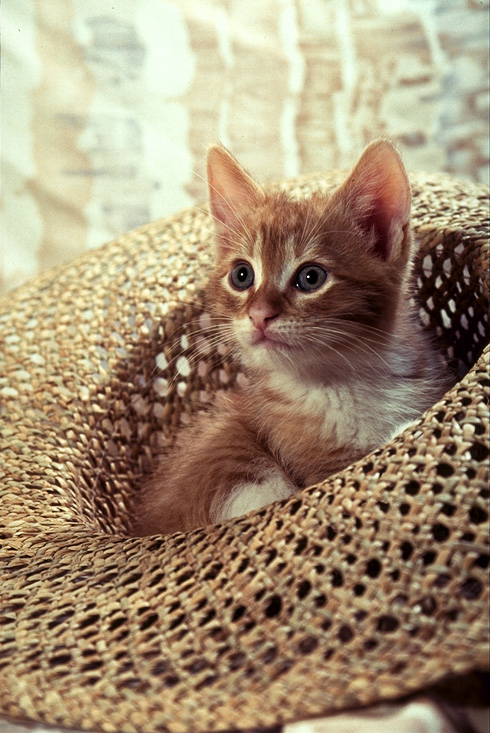
#> input picture cat.png, 490 x 733 px
$ jupyter execute flipping_images_in_opencv.ipynb
#> lines starting #> are read from the running program, lines starting #| are printed output that depends on the picture
[cell 1]
import matplotlib.pyplot as plt
import cv2
import numpy as np

[cell 2]
image = cv2.imread("cat.png")
#> image is the input picture: shape (733, 490, 3); mean B, G, R 116.7, 143.2, 162.7
plt.figure(figsize=(10,10))
plt.imshow(cv2.cvtColor(image, cv2.COLOR_BGR2RGB))
plt.show()

[cell 3]
width, height,C=image.shape
#> width = 733; height = 490; C = 3
print('width, height,C',width, height,C)
#| width, height,C 733 490 3

[cell 4]
array_flip = np.zeros((width, height,C),dtype=np.uint8)

[cell 5]
for i,row in enumerate(image):
        array_flip[width-1-i,:,:]=row
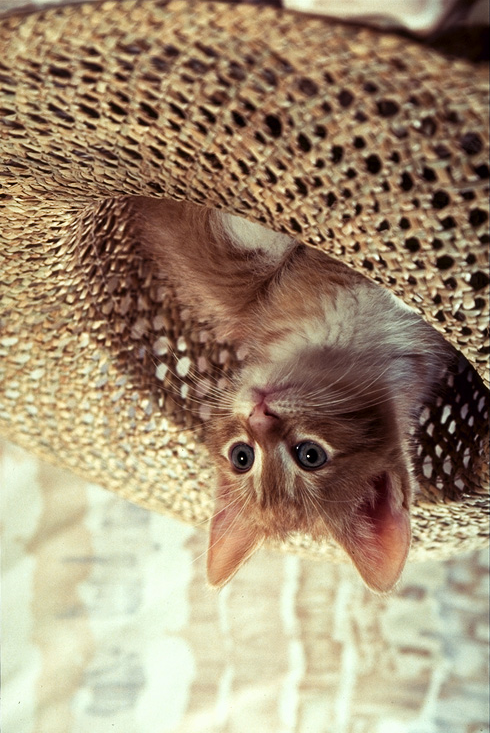
#> array_flip: shape (733, 490, 3); mean of channels 0, 1, 2 116.7, 143.2, 162.7; drawn as B, G, R

[cell 6]
plt.figure(figsize=(5,5))
plt.imshow(cv2.cvtColor(array_flip, cv2.COLOR_BGR2RGB))
plt.show()

[cell 7]
for flipcode in [0,1,-1]:
    im_flip =  cv2.flip(image,flipcode )
    plt.imshow(cv2.cvtColor(im_flip,cv2.COLOR_BGR2RGB))
    plt.title("flipcode: "+str(flipcode))
    plt.show()
#> this loop made 3 passes
#> pass 2, `im_flip =  cv2.flip(image,flipcode )`:
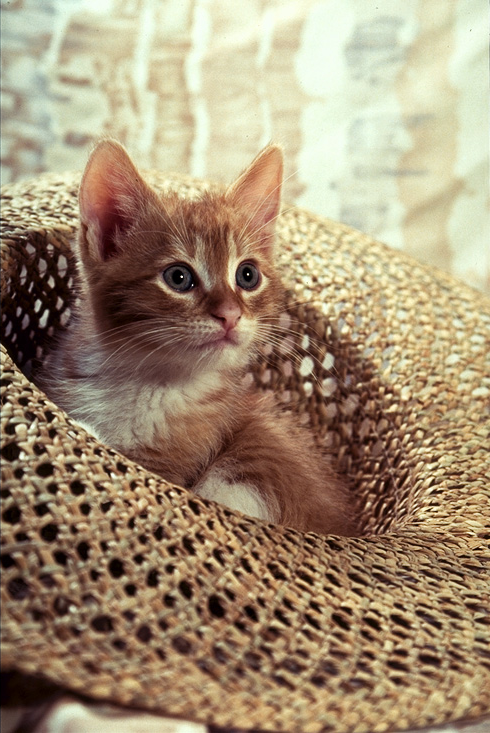
#> im_flip: shape (733, 490, 3); mean B, G, R 116.7, 143.2, 162.7
#> pass 3, `im_flip =  cv2.flip(image,flipcode )`:
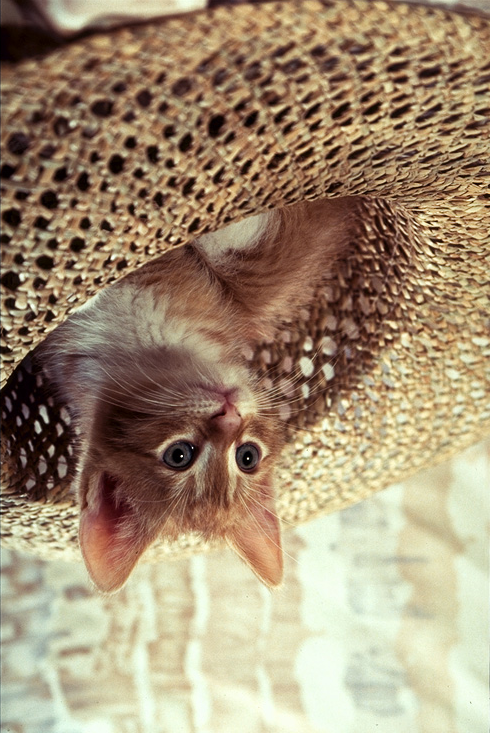
#> im_flip: shape (733, 490, 3); mean B, G, R 116.7, 143.2, 162.7

[cell 8]
im_flip = cv2.rotate(image,0)
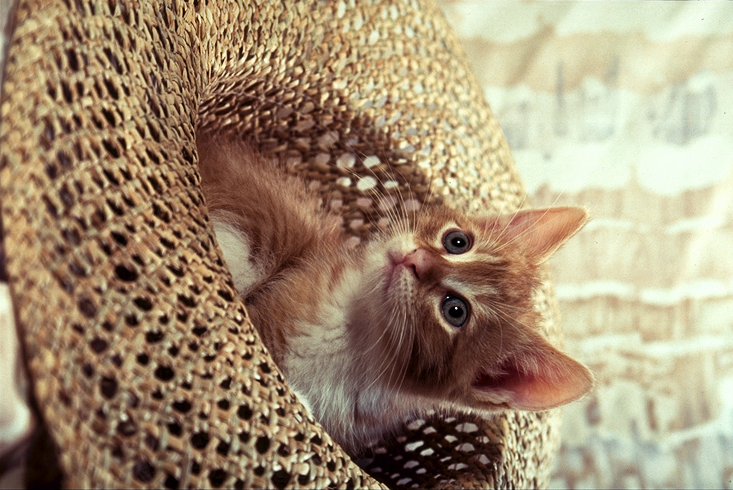
#> im_flip: shape (490, 733, 3); mean B, G, R 116.7, 143.2, 162.7
plt.imshow(cv2.cvtColor(im_flip,cv2.COLOR_BGR2RGB))
plt.show()

[cell 9]
flip = {"ROTATE_90_CLOCKWISE":cv2.ROTATE_90_CLOCKWISE,"ROTATE_90_COUNTERCLOCKWISE":cv2.ROTATE_90_COUNTERCLOCKWISE,"ROTATE_180":cv2.ROTATE_180}
#> flip = {'ROTATE_90_CLOCKWISE': 0, 'ROTATE_90_COUNTERCLOCKWISE': 2, 'ROTATE_180': 1}

[cell 10]
flip["ROTATE_90_CLOCKWISE"]
#> Out = 0

[cell 11]
for key, value in flip.items():
    plt.subplot(1,2,1)
    plt.imshow(cv2.cvtColor(image, cv2.COLOR_BGR2RGB))
    plt.title("orignal")
    plt.subplot(1,2,2)
    plt.imshow(cv2.cvtColor(cv2.rotate(image,value), cv2.COLOR_BGR2RGB))
    plt.title(key)
    plt.show()
#> this loop made 3 passes
#> (key, value) on passes 1 to 3: ('ROTATE_90_CLOCKWISE', 0), ('ROTATE_90_COUNTERCLOCKWISE', 2), ('ROTATE_180', 1)
#> pass 2, `plt.show()`:
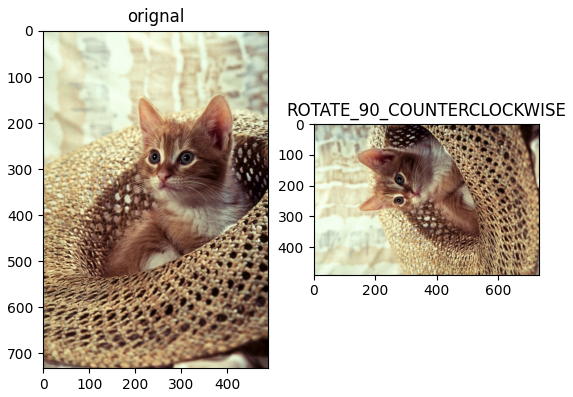
#> figure drawn by matplotlib, 2 panels

$ run again, with baboon.png copied over cat.png
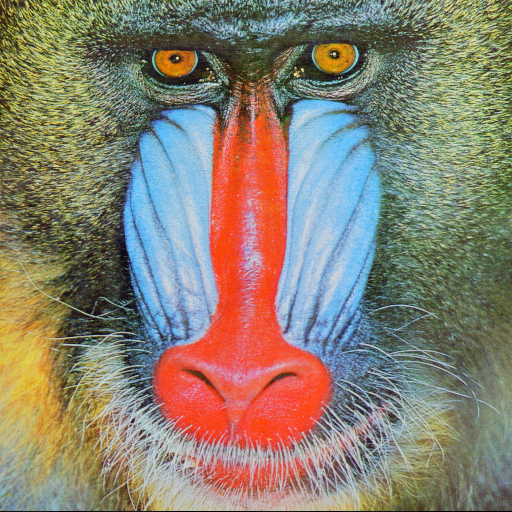
#> input picture baboon.png, 512 x 512 px
#> image is the input picture: shape (512, 512, 3); mean B, G, R 113.1, 128.9, 137.4
#| width, height,C 512 512 3
#> `im_flip = cv2.rotate(image,0)`:
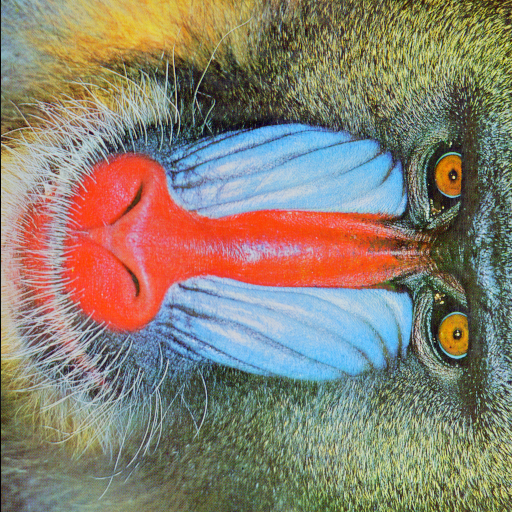
#> im_flip: shape (512, 512, 3); mean B, G, R 113.1, 128.9, 137.4
#> flip = {'ROTATE_90_CLOCKWISE': 0, 'ROTATE_90_COUNTERCLOCKWISE': 2, 'ROTATE_180': 1}
#> Out = 0
#> the loop `for key, value in flip.items():` made 3 passes
#> (key, value) on passes 1 to 3: ('ROTATE_90_CLOCKWISE', 0), ('ROTATE_90_COUNTERCLOCKWISE', 2), ('ROTATE_180', 1)
#> pass 2, `plt.show()`:
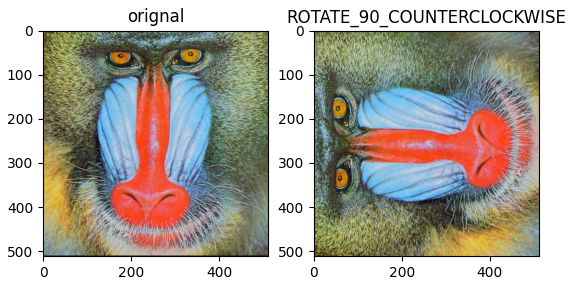
#> figure drawn by matplotlib, 2 panels
